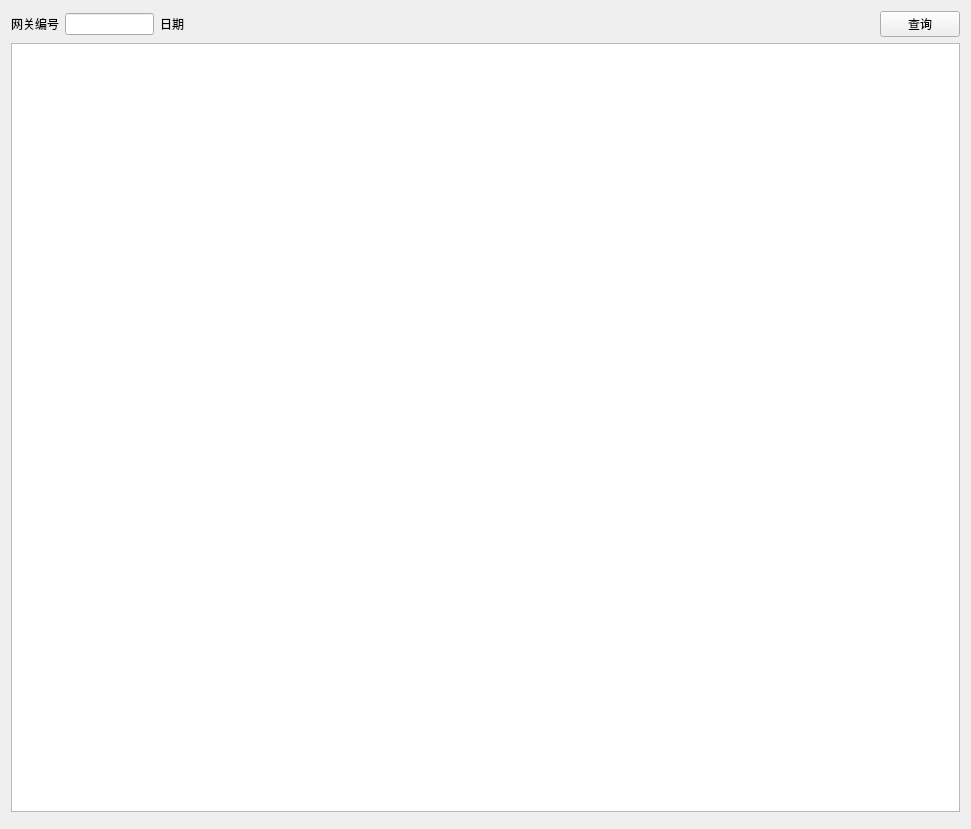
<?xml version="1.0" encoding="UTF-8"?>
<ui version="4.0">
 <class>select_emu_status_widget</class>
 <widget class="QWidget" name="select_emu_status_widget">
  <property name="geometry">
   <rect>
    <x>0</x>
    <y>0</y>
    <width>971</width>
    <height>829</height>
   </rect>
  </property>
  <property name="windowTitle">
   <string>Form</string>
  </property>
  <layout class="QVBoxLayout" name="verticalLayout">
   <item>
    <layout class="QHBoxLayout" name="horizontalLayout" stretch="1,3,1,3,20,1">
     <item>
      <widget class="QLabel" name="emu_cid_lb">
       <property name="text">
        <string>网关编号</string>
       </property>
      </widget>
     </item>
     <item>
      <widget class="QLineEdit" name="emu_cid_edt"/>
     </item>
     <item>
      <widget class="QLabel" name="date_lb">
       <property name="text">
        <string>日期</string>
       </property>
      </widget>
     </item>
     <item>
      <widget class="CDateEdit" name="date_edt" native="true">
       <property name="styleSheet">
        <string notr="true">QDateEdit
{
    border: 1px solid #dbdbdb;
    color: #666666;
    font: 30px &quot;微软雅黑&quot;;
}

QDateEdit:on { /* shift the text when the popup opens */
    padding-top: 3px;
    padding-left: 4px;
}

QDateEdit::drop-down {
    subcontrol-origin: padding;
    subcontrol-position: top right;
    width: 40px;

    border-left-color: darkgray;
    border-left-style: solid; /* just a single line */
    border-top-right-radius: 3px; /* same radius as the QComboBox */
    border-bottom-right-radius: 3px;
}

QDateEdit::down-arrow {
    image: url(:/icon/icon/calendar.ico);
}

QDateEdit::down-arrow:on { /* shift the arrow when popup is open */
    top: 1px;
    left: 1px;
}</string>
       </property>
      </widget>
     </item>
     <item>
      <spacer name="horizontalSpacer">
       <property name="orientation">
        <enum>Qt::Horizontal</enum>
       </property>
       <property name="sizeHint" stdset="0">
        <size>
         <width>40</width>
         <height>20</height>
        </size>
       </property>
      </spacer>
     </item>
     <item>
      <widget class="QPushButton" name="select_pb">
       <property name="text">
        <string>查询</string>
       </property>
      </widget>
     </item>
    </layout>
   </item>
   <item>
    <widget class="QTableWidget" name="tableWidget"/>
   </item>
   <item>
    <widget class="flipover_widget" name="flipover_wd" native="true"/>
   </item>
  </layout>
 </widget>
 <customwidgets>
  <customwidget>
   <class>CDateEdit</class>
   <extends>QWidget</extends>
   <header location="global">cdateedit.h</header>
   <container>1</container>
  </customwidget>
  <customwidget>
   <class>flipover_widget</class>
   <extends>QWidget</extends>
   <header location="global">flipover_widget.h</header>
   <container>1</container>
  </customwidget>
 </customwidgets>
 <resources/>
 <connections/>
</ui>
